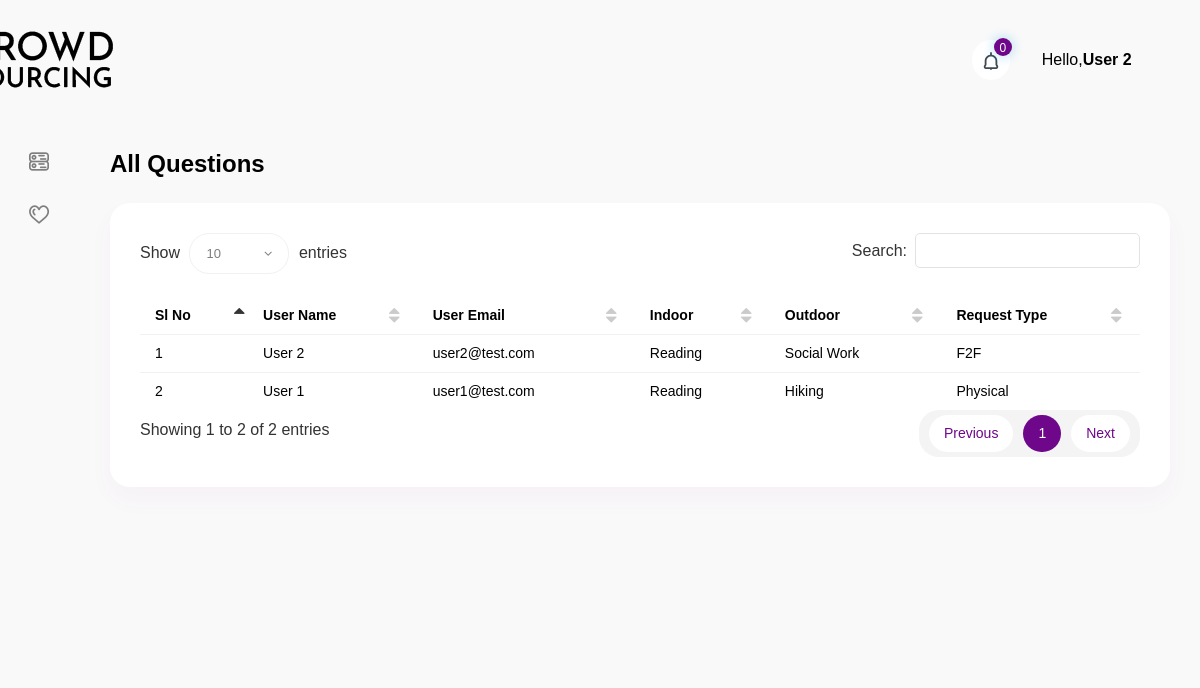
The app's page /all_user.php (signed in), older data.
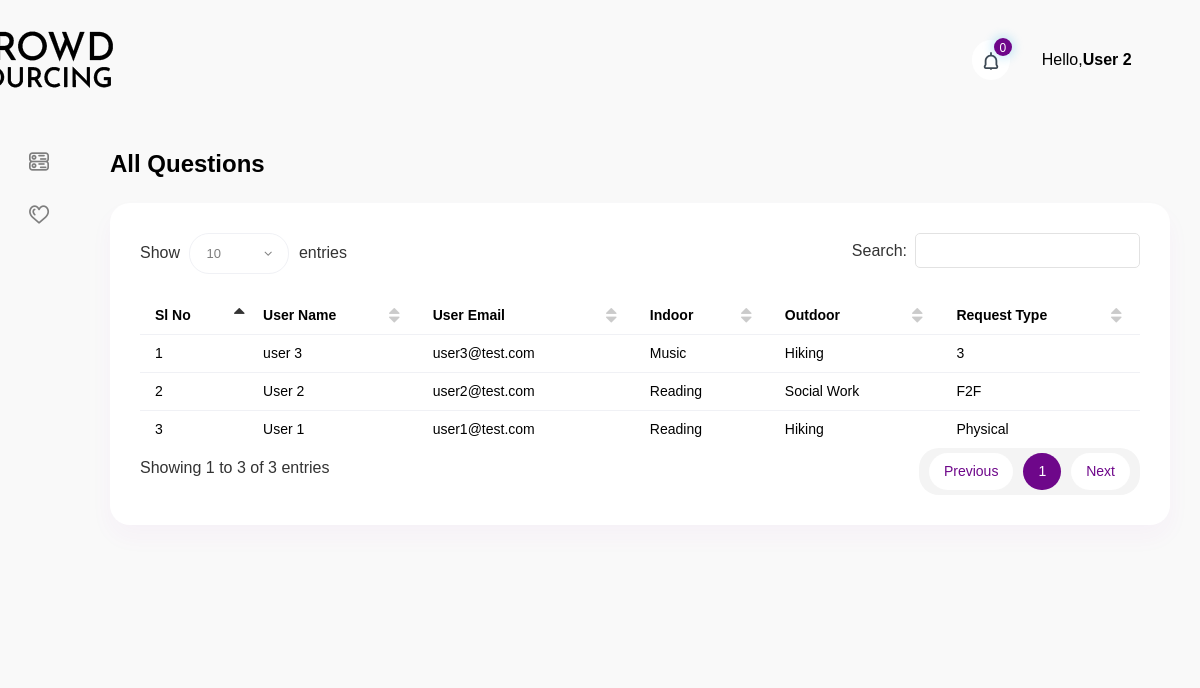
The same page, newer data.
### tables this page shows
CREATE TABLE `user` (
  `user_id` int(11) NOT NULL,
  `user_name` varchar(255) NOT NULL,
  `user_email` varchar(255) NOT NULL,
  `password` varchar(1000) NOT NULL,
  `college` varchar(255) NOT NULL,
  `major` varchar(255) NOT NULL,
  `hall` varchar(255) NOT NULL,
  `society` varchar(255) NOT NULL,
  `gender` varchar(255) NOT NULL,
  `age` int(10) NOT NULL,
  `indoor` varchar(255) NOT NULL,
  `outdoor` varchar(255) NOT NULL,
  `request_type` varchar(255) NOT NULL,
  `user_type` int(10) NOT NULL DEFAULT 1,
  `status` int(10) NOT NULL DEFAULT 1,
  `updated_at` datetime NOT NULL
);

### include/dbController.php (called while the page is built, shortened)
<?php
class DBController {
    private $host = "localhost";
    private $user = "root";
    private $password = "";
    private $database = "crowd_sourcing";
    private $conn;
    function __construct() {
        $this->conn = $this->connectDB();
    }
    function connectDB() {
        $conn = mysqli_connect($this->host,$this->user,$this->password,$this->database);
        return $conn;
    }
    function runQuery($query) {
        $result = mysqli_query($this->conn,$query);
        while($row=mysqli_fetch_assoc($result)) {
            $resultset[] = $row;
        }
        if(!empty($resultset))
            return $resultset;
    }
    function numRows($query) {
        $result  = mysqli_query($this->conn,$query);
        $rowcount = mysqli_num_rows($result);
        return $rowcount;
    }
}

### all_user.php (the view, shortened to what the changed rows need)
<?php
require_once("include/dbController.php");
$db_handle = new DBController();
$userid = $_SESSION['userid'];
?>
<!DOCTYPE html>
<html lang="en">
<head>
    <link href="vendor/sweetalert2/dist/sweetalert2.min.css" rel="stylesheet">
    <?php include('include/css.php'); ?>
</head>
<body>
<div id="main-wrapper">
    <div class="nav-header">
        <a href="Dashboard" class="brand-logo">
            <h1>Your Logo</h1>
        </a>
    </div>
    <?php include('include/header.php'); ?>
    <div class="content-body">
        <div class="container-fluid">
            <div class="form-head mb-4">
                <h2 class="text-black font-w600 mb-0">All Questions</h2>
            </div>
            <div class="row">
                <div class="col-12">
                    <div class="card">
                        <div class="card-body">
                            <div class="table-responsive">
                                <table id="example3" class="display min-w850">
                                    <thead>
                                    <tr>
                                        <th>Sl No</th>
                                        <th>User Name</th>
                                        <th>User Email</th>
                                        <th>Indoor</th>
                                        <th>Outdoor</th>
                                        <th>Request Type</th>
                                    </tr>
                                    </thead>
                                    <tbody>
                                    <?php
                                    $user = $db_handle->runQuery("select * from user where user_type = '1' order by user_id desc");
                                    $no_user = $db_handle->numRows("select * from user where user_type = '1' order by user_id desc");
                                    for($i=0; $i<$no_user; $i++){
                                        ?>
                                        <tr>
                                            <td><?php echo $i+1;?></td>
                                            <td><?php echo $user[$i]['user_name'];?></td>
                                            <td><?php echo $user[$i]['user_email'];?></td>
                                            <td><?php echo $user[$i]['indoor'];?></td>
                                            <td><?php echo $user[$i]['outdoor'];?></td>
                                            <td><?php echo $user[$i]['request_type'];?></td>
                                        </tr>
                                        <?php
                                    }
                                    ?>
                                    </tbody>
                                </table>
                            </div>
                        </div>
                    </div>
                </div>
            </div>
        </div>
    </div>
</body>
</html>

### include/header.php (shortened to what the changed rows need)
<?php
$user = $db_handle->runQuery("select * from user where user_id = '$userid'");
$user_type = $user[0]['user_type'];
?>
<div class="header">
    <div class="header-content">
        <nav class="navbar navbar-expand">
            <div class="collapse navbar-collapse justify-content-between">
                <ul class="navbar-nav header-right">
                    <?php if($user_type == '1'){
                        ?>
                                <?php
                                $notification = $db_handle->runQuery("select count(notification_id) as no from notification where user_id = '$userid' and status = '0'");
                                ?>
                                        <?php
                                        $fetch_notification = $db_handle->runQuery("select * from question,notification where notification.user_id = '$userid' and question.question_id = notification.question_id");
                                            ?>
                        <?php
                    }?>
                    <li class="nav-item dropdown header-profile">
                        <a class="nav-link" href="javascript:void(0)" role="button" data-toggle="dropdown">
                            <div class="header-info">
                                <?php
                                $user = $db_handle->runQuery("select * from user where user_id = '$userid'");
                                ?>
                                <span class="text-black">Hello,<strong><?php echo $user[0]['user_name'];?></strong></span>
                            </div>
                        </a>
                    </li>
                </ul>
            </div>
        </nav>
    </div>
</div>

Row changes from the older to the newer data that the page shows:
added user: user_name "user 3", user_email "user3@test.com", indoor "Music", outdoor "Hiking", request_type "3"
Text that changed along with them:
text written by a page script: "Show 10 entries Search: Showing 1 to 2 of 2 entries Previous 1 Next" → "Show 10 entries Search: Showing 1 to 3 of 3 entries Previous 1 Next"
